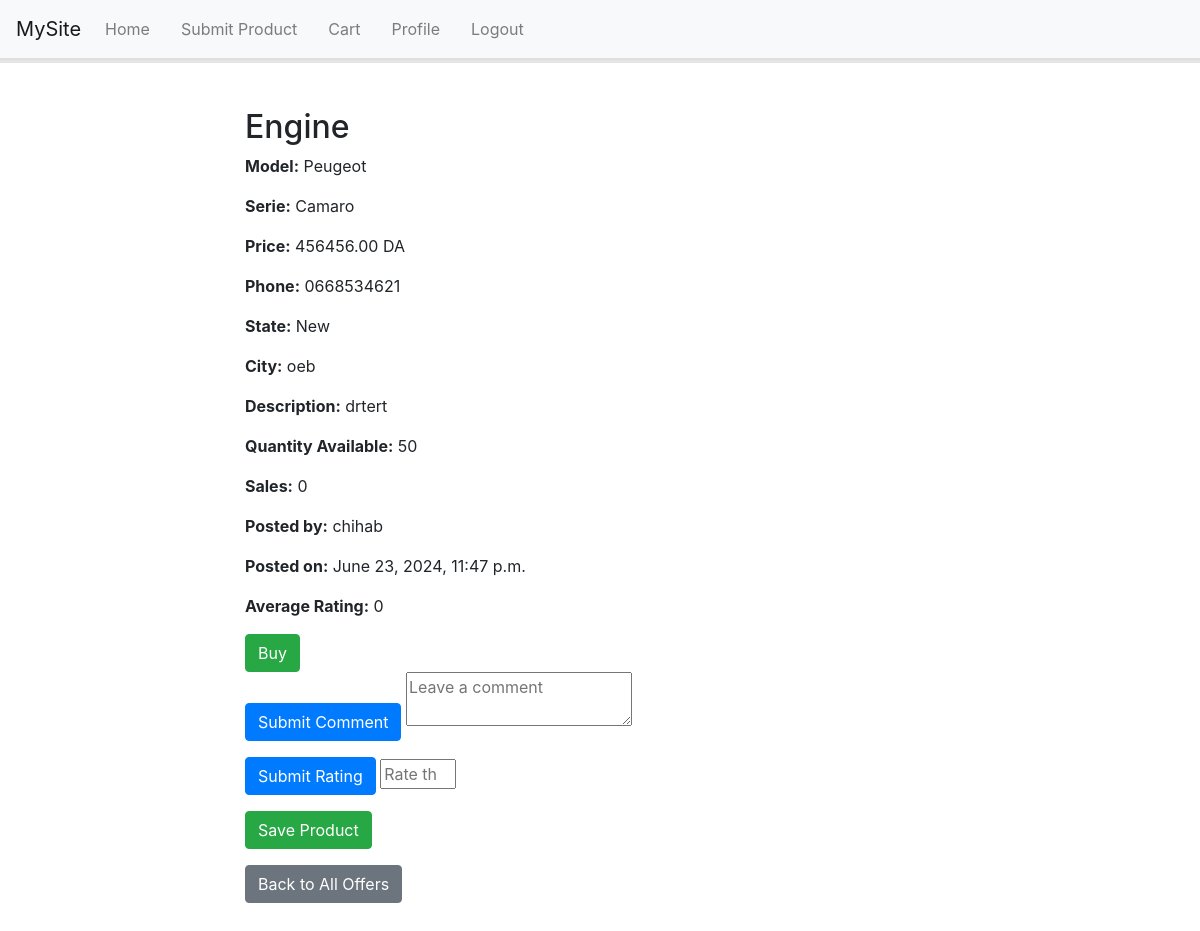
The page /product/3/ on the database as committed earlier.
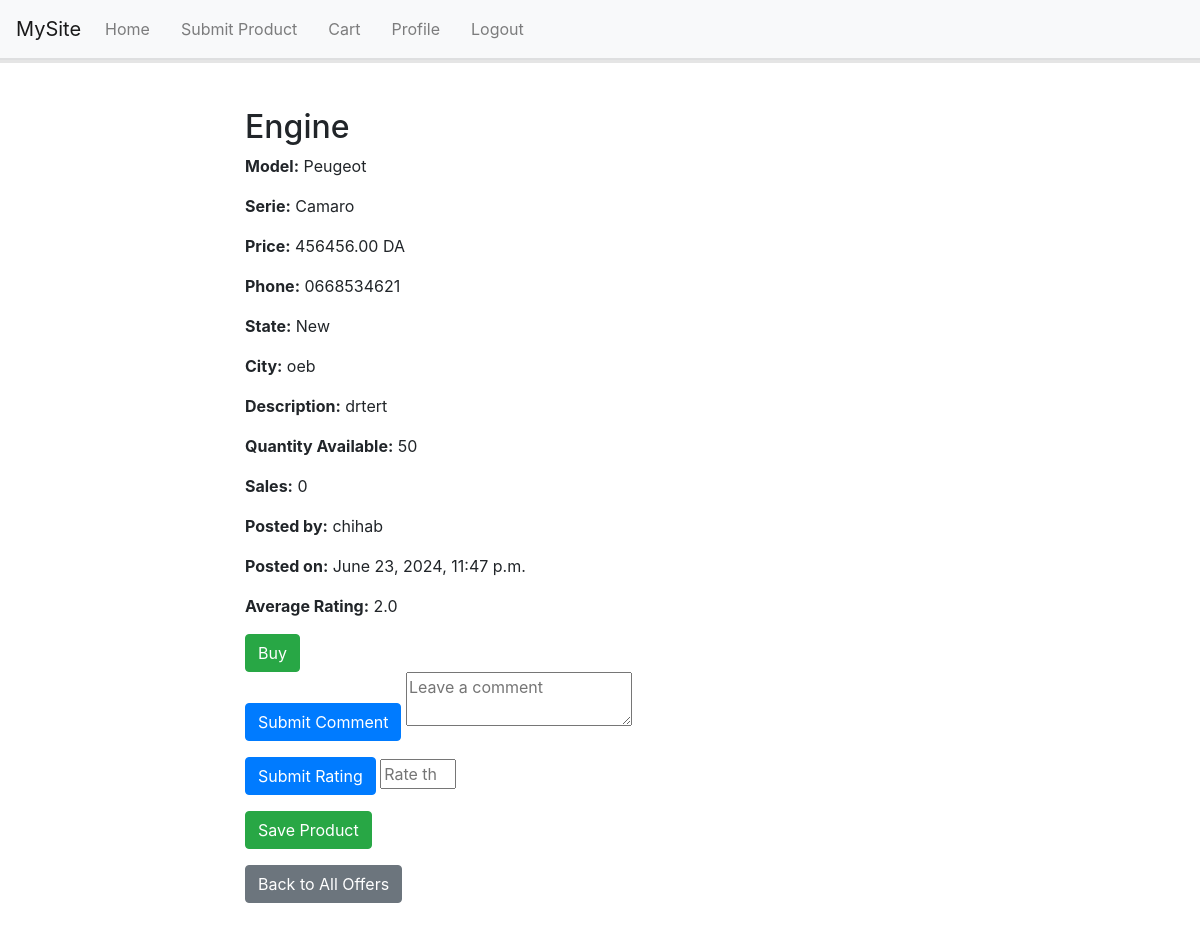
The same page on the database as committed later.
### users/models.py (models this page shows, shortened)
class Product(models.Model):
    user = models.ForeignKey("custom_user", on_delete=models.CASCADE)
    name = models.CharField(max_length=255)
    car_model = models.CharField(max_length=255)
    car_serie = models.CharField(max_length=255)
    piece = models.CharField(max_length=255)
    price = models.DecimalField(max_digits=10, decimal_places=2)
    phone_number = models.CharField(max_length=15)
    STATE_CHOICES = [
        ('new', 'New'),
        ('used', 'Used'),
    ]
    state = models.CharField(max_length=4, choices=STATE_CHOICES)
    city = models.ForeignKey(Wilaya, on_delete=models.CASCADE)
    description = models.TextField(blank=True, null=True)
    created_at = models.DateTimeField(auto_now_add=True)
    quantity = models.PositiveIntegerField(default=0)
    sales = models.PositiveIntegerField(default=0)
    total_rating = models.FloatField(default=0)
    rating_count = models.PositiveIntegerField(default=0)
    @property
    def average_rating(self):
        if self.rating_count == 0:
            return 0
        return self.total_rating / self.rating_count

class Wilaya(models.Model):
    name = models.CharField(max_length=100)
    def __str__(self):
        return self.name

class custom_user(AbstractUser):
    phone_num = models.CharField(max_length=15)
    profile_pic = models.ImageField(upload_to='user_pic/')
    subscribed = models.BooleanField(default=False)

### users/views.py (the view, shortened to what this page needs)
# urls.py: path('product/<int:product_id>/', views.product_detail_view, name='product_detail'),
def product_detail_view(request, product_id):
    product = get_object_or_404(Product, id=product_id)
    comments = Comment.objects.filter(product=product)
    return render(request, 'users/product_detail.html', {
        'product': product,
        'comments': comments,
    })

### users/templates/users/product_detail.html (shortened to what this page needs)
{% extends "users/layout.html" %}
{% block content %}
<div class="container mt-5">
    <div class="row">
        <div class="col-md-8 offset-md-2">
            <h2>{{ product.piece }}</h2>
            <p><strong>Model:</strong> {{ product.car_model }}</p>
            <p><strong>Serie:</strong> {{ product.car_serie }}</p>
            <p><strong>Price:</strong> {{ product.price }} DA</p>
            <p><strong>Phone:</strong> {{ product.phone_number }}</p>
            <p><strong>State:</strong> {{ product.get_state_display }}</p>
            <p><strong>City:</strong> {{ product.city }}</p>
            <p><strong>Description:</strong> {{ product.description }}</p>
            <p><strong>Quantity Available:</strong> {{ product.quantity }}</p>
            <p><strong>Sales:</strong> {{ product.sales }}</p>
            <p><strong>Posted by:</strong> {{ product.user.username }}</p>
            <p><strong>Posted on:</strong> {{ product.created_at }}</p>
            <p><strong>Average Rating:</strong> {{ product.average_rating }}</p>
            <a href="{% url 'buy_product' product.id %}" class="btn btn-success">Buy</a>
            <form method="post" action="{% url 'product_detail' product.id %}">
                <button type="submit" class="btn btn-primary">Submit Comment</button>
                <textarea name="comment" placeholder="Leave a comment" required></textarea>
            </form>
            <form method="post" action="{% url 'product_detail' product.id %}">
                <button type="submit" class="btn btn-primary" name="rating">Submit Rating</button>
                <input type="number" name="rating" placeholder="Rate this product (1-5)" min="1" max="5" required>
            </form>
            <form method="post" action="{% url 'save_product' product.id %}">
                <button type="submit" class="btn btn-success">Save Product</button>
            </form>
            <a href="{% url 'index' %}" class="btn btn-secondary">Back to All Offers</a>
        </div>
    </div>
</div>
{% endblock %}

Rows that differ between the two databases and show on the page:
changed Product "Engine": average_rating "0" → "2.0"
